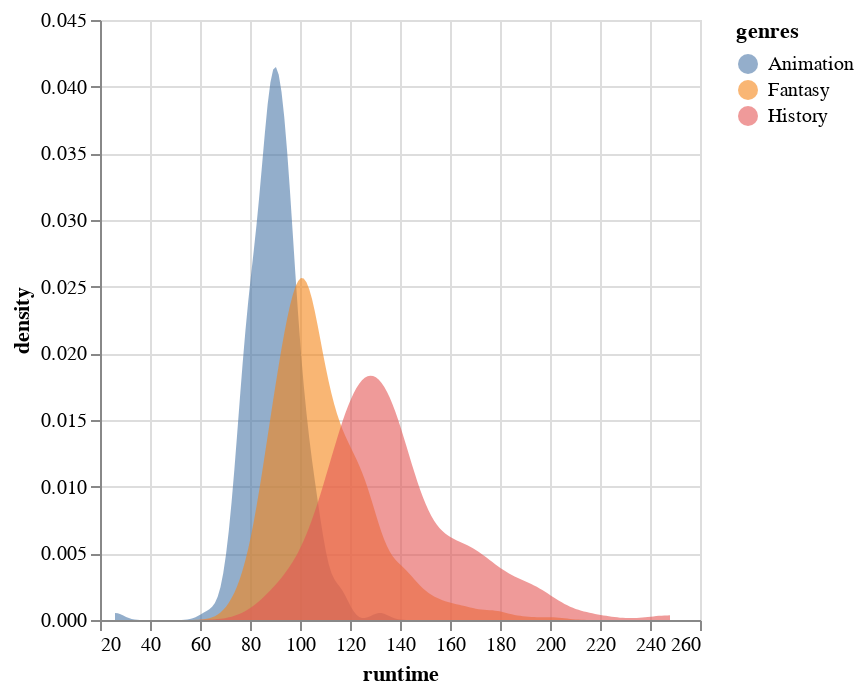

Source (notebook cell):
### Markdown cell above
Note that we have to specify `stack(False)` to make sure that the densities start at the same baseline.
Lastly, we could make the areas slightly transparent so that it is easier to see the overlap.

### Code cell
alt.Chart(boom_genres).transform_density(
     'runtime',
     groupby=['genres'],
     as_=['runtime', 'density'],
).mark_area(
     opacity=0.6
 ).encode(
     x='runtime',
     y=alt.Y('density:Q').stack(False),
     color='genres'
)

### Figure 1 — Vega specification as saved in the notebook (floating-point values rounded to 4 significant figures; data arrays with more than 128 entries replaced by an {"elided": "..."} marker saying what was removed)
{"$schema": "https://vega.github.io/schema/vega/v5.json", "data": [{"name": "_server_source_0", "values": {"elided": "737 records"}}, {"name": "source_0", "source": "_server_source_0", "transform": [{"type": "kde", "resolve": "shared", "field": "runtime", "as": ["runtime", "density"], "groupby": ["genres"]}]}, {"name": "source_0_x_domain_runtime", "source": "source_0", "transform": [{"type": "formula", "expr": "+datum['runtime']", "as": "runtime"}, {"type": "aggregate", "groupby": [], "fields": ["runtime", "runtime"], "ops": ["min", "max"], "as": ["min", "max"]}]}, {"name": "source_0_y_domain_density", "source": "source_0", "transform": [{"type": "formula", "expr": "+datum['density']", "as": "density"}, {"type": "aggregate", "groupby": [], "fields": ["density", "density"], "ops": ["min", "max"], "as": ["min", "max"]}]}, {"name": "source_0_color_domain_genres", "source": "source_0", "transform": [{"type": "aggregate", "groupby": ["genres"], "fields": [], "ops": [], "as": []}, {"type": "formula", "expr": "datum['genres']", "as": "sort_field"}, {"type": "project", "fields": ["genres"]}]}], "marks": [{"type": "group", "name": "pathgroup", "from": {"facet": {"data": "source_0", "name": "faceted_path_main", "groupby": ["genres"]}}, "encode": {"update": {"width": {"field": {"signal": null, "datum": null, "group": "width", "parent": null}}, "height": {"field": {"signal": null, "datum": null, "group": "height", "parent": null}}}}, "marks": [{"type": "area", "name": "marks", "from": {"data": "faceted_path_main"}, "sort": {"field": "x"}, "encode": {"update": {"fill": {"field": "genres", "scale": "color"}, "y": {"field": "density", "scale": "y"}, "y2": {"value": 0, "scale": "y"}, "orient": {"value": "vertical"}, "opacity": {"value": 0.6}, "x": {"field": "runtime", "scale": "x"}, "defined": {"signal": "isValid(datum[\"runtime\"]) && isFinite(+datum[\"runtime\"]) && isValid(datum[\"density\"]) && isFinite(+datum[\"density\"])"}}}, "style": ["area"]}]}], "scales": [{"name": "x", "type": "linear", "domain": [{"signal": "(data(\"source_0_x_domain_runtime\")[0] || {}).min"}, {"signal": "(data(\"source_0_x_domain_runtime\")[0] || {}).max"}], "range": [0, {"signal": "width"}], "nice": true, "zero": false}, {"name": "y", "type": "linear", "domain": [{"signal": "(data(\"source_0_y_domain_density\")[0] || {}).min"}, {"signal": "(data(\"source_0_y_domain_density\")[0] || {}).max"}], "range": [{"signal": "height"}, 0], "nice": true, "zero": true}, {"name": "color", "type": "ordinal", "domain": {"data": "source_0_color_domain_genres", "field": "genres", "sort": true}, "range": "category"}], "axes": [{"scale": "x", "minExtent": 0, "tickCount": {"signal": "ceil(width/40)"}, "domain": false, "grid": true, "aria": false, "maxExtent": 0, "zindex": 0, "ticks": false, "orient": "bottom", "gridScale": "y", "labels": false}, {"scale": "y", "gridScale": "x", "grid": true, "tickCount": {"signal": "ceil(height/40)"}, "domain": false, "aria": false, "ticks": false, "minExtent": 0, "labels": false, "maxExtent": 0, "orient": "left", "zindex": 0}, {"scale": "x", "labelFlush": true, "tickCount": {"signal": "ceil(width/40)"}, "zindex": 0, "labelOverlap": true, "grid": false, "title": "runtime", "orient": "bottom"}, {"scale": "y", "orient": "left", "tickCount": {"signal": "ceil(height/40)"}, "title": "density", "zindex": 0, "grid": false, "labelOverlap": true}], "height": 300, "width": 300, "style": "cell", "background": "white", "padding": 5, "legends": [{"fill": "color", "symbolType": "circle", "title": "genres", "encode": {"symbols": {"update": {"opacity": {"value": 0.6}}}}}]}
